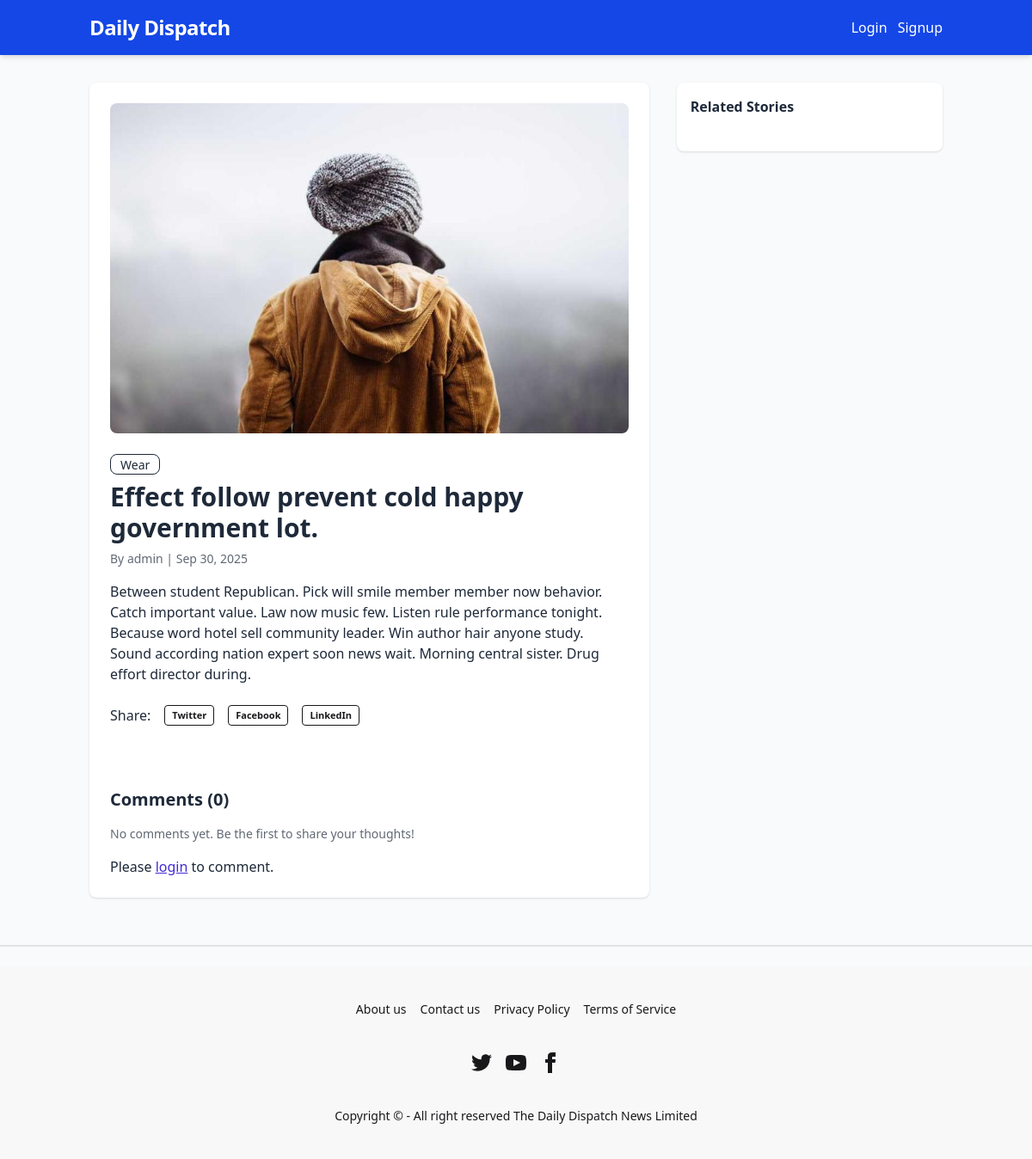
The app's page /article/effect-follow-prevent-cold-happy-government-lot/, older data.
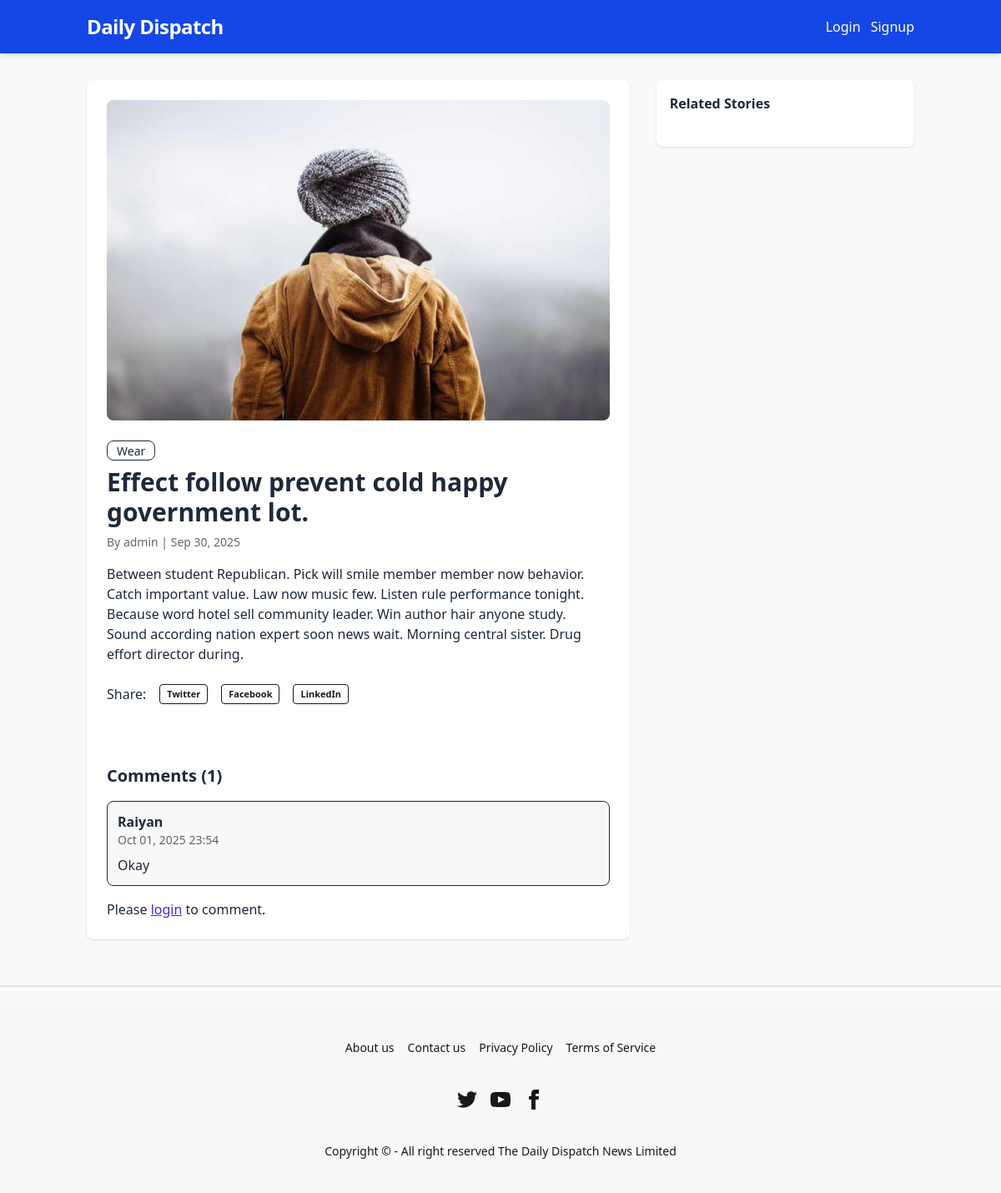
The same page, newer data.
### news/models.py (models this page shows, shortened)
class Article(models.Model):
    STATUS_CHOICES = (
        ("pending", "Pending"),
        ("published", "Published"),
    )
    title = models.CharField(max_length=200)
    slug = models.SlugField(unique=True, blank=True)
    content = models.TextField()
    image = models.ImageField(upload_to="articles/", blank=True, null=True)
    author = models.ForeignKey(User, on_delete=models.CASCADE)
    category = models.ForeignKey(Category, on_delete=models.SET_NULL, null=True, blank=True,  related_name="articles")
    created_at = models.DateTimeField(auto_now_add=True)
    updated_at = models.DateTimeField(auto_now=True)
    status = models.CharField(max_length=20, choices=STATUS_CHOICES, default="pending")

class Category(models.Model):
    name = models.CharField(max_length=100, unique=True)
    description = models.TextField(blank=True, null=True)

### comments/models.py (models this page shows, shortened)
class Comment(models.Model):
    article = models.ForeignKey(Article, on_delete=models.CASCADE, related_name="comments")
    user = models.ForeignKey(User, on_delete=models.CASCADE)
    content = models.TextField()
    created_at = models.DateTimeField(auto_now_add=True)
    updated_at = models.DateTimeField(auto_now=True)

### news/views.py (the view, shortened to what this page needs)
# urls.py: path("article/<slug:slug>/", article_detail, name="article_detail"),
def article_detail(request, slug):
    article = get_object_or_404(Article, slug=slug, status="published")
    comment_form = CommentForm()
    related = Article.objects.filter(category=article.category, status="published").exclude(id=article.id)[:5]
    return render(request, "articles/article_detail.html", {
        "article": article,
        "comment_form": comment_form,
        "related": related,
    })

### users/context_processors.py (called while the page is built)
def user_roles(request):
    if request.user.is_authenticated:
        return {
            "is_admin_user": is_admin(request.user),
            "is_editor_user": is_editor(request.user),
            "is_reporter_user": is_reporter(request.user),
        }
    return {
        "is_admin_user": False,
        "is_editor_user": False,
        "is_reporter_user": False,
    }

### templates/articles/article_detail.html (shortened to what this page needs)
{% extends 'base.html' %}
{% block content %}
<div class="grid grid-cols-1 lg:grid-cols-3 gap-8">
  <main class="lg:col-span-2 space-y-6">
    <article class="bg-base-100 p-6 rounded-lg shadow">
      {% if article.image %}
        <img src="{{ article.image.url }}" alt="{{ article.title }}" class="w-full h-96 object-cover rounded-lg mb-6">
      {% endif %}
      {% if article.category %}
        <a href="{% url 'news:category_detail' article.category.pk %}" class="badge badge-outline mb-2">
          {{ article.category.name }}
        </a>
      {% endif %}
      <h1 class="text-3xl font-bold mb-2">{{ article.title }}</h1>
      <p class="text-sm opacity-70 mb-4">
        By {{ article.author.username }} | {{ article.created_at|date:"M d, Y" }}
      </p>
      <div class="prose max-w-none">
        {{ article.content|linebreaks }}
      </div>
      <div class="mt-6 flex items-center space-x-4">
        <span class="font-medium">Share:</span>
        <a href="https://twitter.com/intent/tweet?url={{ request.build_absolute_uri }}" target="_blank" class="btn btn-xs btn-outline">Twitter</a>
        <a href="https://facebook.com/sharer/sharer.php?u={{ request.build_absolute_uri }}" target="_blank" class="btn btn-xs btn-outline">Facebook</a>
        <a href="https://www.linkedin.com/sharing/share-offsite/?url={{ request.build_absolute_uri }}" target="_blank" class="btn btn-xs btn-outline">LinkedIn</a>
      </div>
      <div class="mt-10">
        <h3 class="text-xl font-semibold mb-4">Comments ({{ article.comments.count }})</h3>
        <div class="space-y-4">
          {% for comment in article.comments.all %}
            <div class="border p-3 rounded-lg bg-base-200">
              <div class="flex justify-between items-start">
                <div>
                  <p class="font-semibold">{{ comment.user.username }}</p>
                  <p class="text-sm opacity-70">{{ comment.created_at|date:"M d, Y H:i" }}</p>
                  <p class="mt-2">{{ comment.content }}</p>
                </div>
              </div>
            </div>
          {% empty %}
            <p class="text-sm opacity-70">No comments yet. Be the first to share your thoughts!</p>
          {% endfor %}
        </div>
        {% if user.is_authenticated %}
          <form method="post" class="mt-6 space-y-3">
            {% csrf_token %}
            <textarea name="content" rows="3" class="textarea textarea-bordered w-full" placeholder="Write a comment..."></textarea>
            <button type="submit" class="btn btn-primary">Post Comment</button>
          </form>
        {% else %}
          <p class="mt-4">Please <a href="{% url 'users:login' %}" class="link link-primary">login</a> to comment.</p>
        {% endif %}
      </div>
    </article>
  </main>
  <aside class="space-y-6">
    <div class="card bg-base-100 shadow p-4">
      <h4 class="font-semibold">Related Stories</h4>
      <ul class="menu menu-compact mt-2">
      </ul>
    </div>
  </aside>
</div>
{% endblock %}

### templates/base.html (shortened to what this page needs)
{% load static %}
<!DOCTYPE html>
<html lang="en">
<head>
  <link href="https://cdn.jsdelivr.net/npm/daisyui@5" rel="stylesheet" type="text/css" />
  <script src="https://cdn.jsdelivr.net/npm/@tailwindcss/browser@4"></script>
</head>
<body class="bg-gray-50 text-gray-800 font-sans">
  <nav class="bg-blue-700 text-white shadow-md sticky top-0 z-50">
    <div class="container mx-auto flex items-center justify-between p-4">
      <div class="flex-shrink-0">
        <a href="{% url 'news:article_list' %}" class="font-extrabold text-2xl tracking-tight">
          Daily Dispatch
        </a>
      </div>
      <div class="flex items-center space-x-3">
        {% if user.is_authenticated %}
          {% for group in user.groups.all %}
            {% if group.name == "Admin" %}
              <a href="{% url 'users:admin_dashboard' %}" class="btn btn-sm btn-outline btn-info">Dashboard</a>
            {% elif group.name == "Editor" %}
              <a href="{% url 'users:editor_dashboard' %}" class="btn btn-sm btn-outline btn-info">Dashboard</a>
            {% elif group.name == "Reporter" %}
              <a href="{% url 'users:reporter_dashboard' %}" class="btn btn-sm btn-outline btn-info">Dashboard</a>
            {% endif %}
          {% endfor %}
          <div class="dropdown dropdown-end">
            <label tabindex="0" class="btn btn-sm btn-ghost rounded-btn">{{ user.username }}</label>
            <ul tabindex="0"
                class="dropdown-content menu p-2 shadow bg-base-100 rounded-box w-52 text-black">
              <li><a href="{% url 'users:profile' %}">View Profile</a></li>
              <li><a href="{% url 'users:logout' %}">Logout</a></li>
            </ul>
          </div>
        {% else %}
          <a href="{% url 'users:login' %}" class="hover:text-gray-200">Login</a>
          <a href="{% url 'users:signup' %}" class="hover:text-gray-200">Signup</a>
        {% endif %}
      </div>
    </div>
  </nav>
  <main class="container mx-auto px-4 py-8">
    {% block content %}{% endblock %}
  </main>
  <div class="flex w-full flex-col">
    <div class="divider"></div>
  </div>
  <footer class="footer footer-horizontal footer-center bg-base-200 text-base-content rounded p-10">
    <nav class="grid grid-flow-col gap-4">
      <a class="link link-hover">About us</a>
      <a class="link link-hover">Contact us</a>
      <a class="link link-hover">Privacy Policy</a>
      <a class="link link-hover">Terms of Service</a>
    </nav>
    <nav>
      <div class="grid grid-flow-col gap-4">
        <a>
        </a>
        <a>
        </a>
        <a>
          <svg
            xmlns="http://www.w3.org/2000/svg"
            width="24"
            height="24"
            viewBox="0 0 24 24"
            class="fill-current">
            <path
              d="M9 8h-3v4h3v12h5v-12h3.642l.358-4h-4v-1.667c0-.955.192-1.333 1.115-1.333h2.885v-5h-3.808c-3.596 0-5.192 1.583-5.192 4.615v3.385z"></path>
          </svg>
        </a>
      </div>
    </nav>
    <aside>
      <p>Copyright © {{ now|date:"Y" }} - All right reserved The Daily Dispatch News Limited</p>
    </aside>
  </footer>
</body>
</html>

Row changes from the older to the newer data that the page shows:
computed for Article "Effect follow prevent cold happy government lot.": comments.count "0" → "1"
added Comment: user.username "Raiyan", created_at "Oct 01, 2025 23:54", content "Okay"
Text that changed along with them:
text no longer shown: "No comments yet. Be the first to share your thoughts!"
